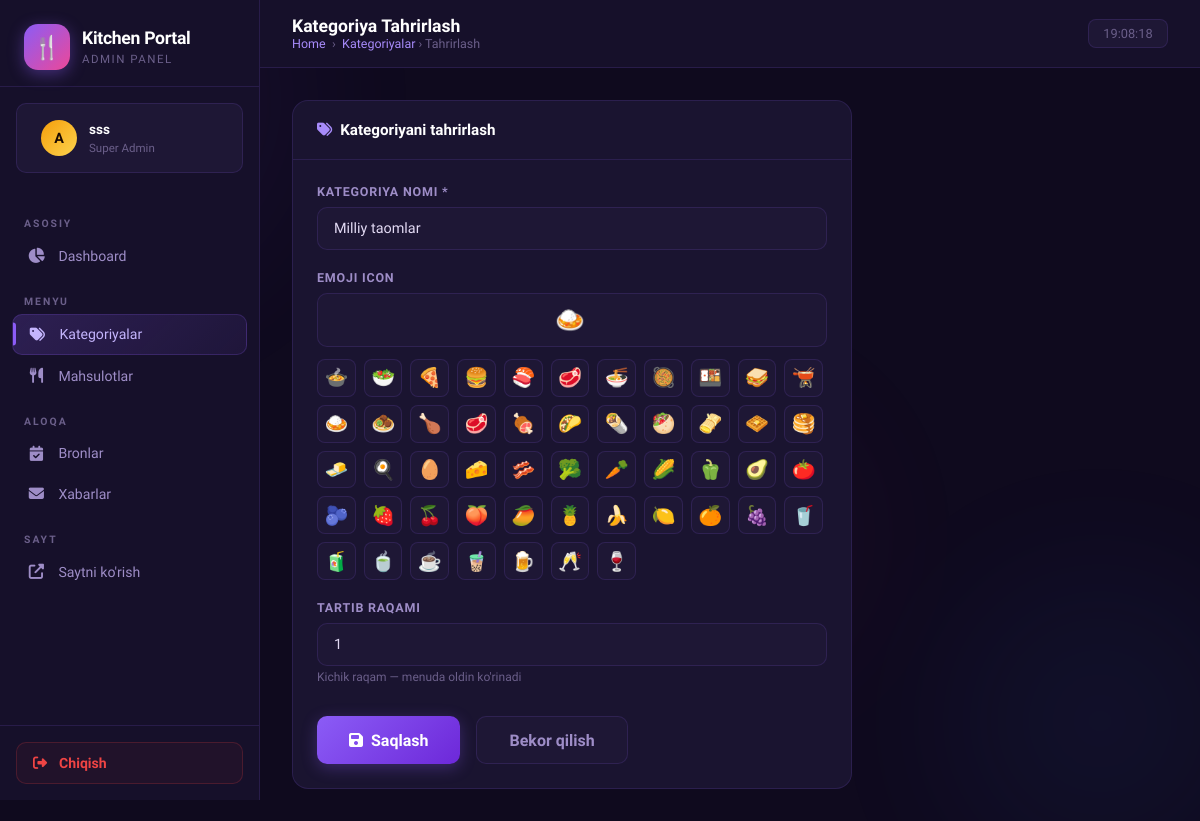
The app's page /kitchen-portal/categories/edit/2/ (signed in) with its own data.
### menu/models.py (models this page shows, shortened)
class Category(models.Model):
    name = models.CharField(max_length=100, verbose_name="Kategoriya nomi")
    slug = models.SlugField(unique=True, blank=True, verbose_name="Slug")
    icon = models.CharField(max_length=50, default="🍽️", verbose_name="Emoji icon")
    order = models.PositiveIntegerField(default=0, verbose_name="Tartib raqami")
    class Meta:
        verbose_name = "Kategoriya"
        verbose_name_plural = "Kategoriyalar"
        ordering = ['order', 'name']

### menu/admin_views.py (the view)
    def wrapper(request, *args, **kwargs):
        if not request.session.get('is_kitchen_admin'):
            return redirect('admin_login')
        return view_func(request, *args, **kwargs)

### menu/admin_views.py (called while the page is built, shortened)
def _admin_ctx(request):
    return {
        'sidebar_unread': ContactMessage.objects.filter(is_read=False).count(),
        'sidebar_pending_reservations': Reservation.objects.filter(
            status=Reservation.Status.PENDING
        ).count(),
    }

def admin_login_required(view_func):
    def wrapper(request, *args, **kwargs):
        if not request.session.get('is_kitchen_admin'):
            return redirect('admin_login')
        return view_func(request, *args, **kwargs)
    wrapper.__name__ = view_func.__name__
    return wrapper

@admin_login_required
def admin_category_edit(request, pk):
    category = get_object_or_404(Category, pk=pk)
    ctx = _admin_ctx(request)
    ctx.update({'action': 'edit', 'category': category})
    return render(request, 'admin_panel/category_form.html', ctx)

### templates/admin_panel/category_form.html (shortened to what this page needs)
{% extends 'admin_panel/base_admin.html' %}
{% block nav_categories %}active{% endblock %}
{% block page_title %}Kategoriya {% if action == 'edit' %}Tahrirlash{% else %}Qo'shish{% endif %}{% endblock %}
{% block breadcrumb %}<a href="{% url 'admin_categories' %}">Kategoriyalar</a> › {% if action == 'edit' %}Tahrirlash{% else %}Qo'shish{% endif %}{% endblock %}
{% block content %}
<div class="card animate-in" style="max-width:560px;">
  <div class="card-header">
    <div class="card-title">
      <i class="fas fa-tags" style="color:var(--purple2)"></i>
      {% if action == 'edit' %}Kategoriyani tahrirlash{% else %}Yangi kategoriya{% endif %}
    </div>
  </div>
  <div class="card-body">
    <form method="post">
      <div class="form-group">
        <label class="form-label">Kategoriya nomi *</label>
        <input type="text" name="name" class="form-control"
               value="{{ category.name|default:'' }}"
               placeholder="Masalan: Asosiy taomlar" required autofocus>
      </div>
      <div class="form-group">
        <label class="form-label">Emoji Icon</label>
        <input type="text" name="icon" class="form-control"
               value="{{ category.icon|default:'🍽️' }}"
               placeholder="🍽️" style="font-size:1.5rem;text-align:center;letter-spacing:4px;">
        <div style="margin-top:0.75rem;display:flex;flex-wrap:wrap;gap:0.5rem;">
          {% for emoji in "🍲🥗🍕🍔🍣🥩🍜🥘🍱🥪🫕🍛🧆🍗🥩🍖🌮🌯🥙🫔🧇🥞🧈🍳🥚🧀🥓🥦🥕🌽🫑🥑🍅🫐🍓🍒🍑🥭🍍🍌🍋🍊🍇🥤🧃🍵☕🧋🍺🥂🍷" %}
          <button type="button" onclick="document.querySelector('[name=icon]').value='{{ emoji }}'"
                  style="background:var(--bg3);border:1px solid var(--border);border-radius:8px;padding:0.4rem;cursor:pointer;font-size:1.2rem;transition:all 0.2s;"
                  onmouseover="this.style.background='var(--card2)'" onmouseout="this.style.background='var(--bg3)'">
            {{ emoji }}
          </button>
          {% endfor %}
        </div>
      </div>
      <div class="form-group">
        <label class="form-label">Tartib raqami</label>
        <input type="number" name="order" class="form-control"
               value="{{ category.order|default:0 }}"
               placeholder="0" min="0">
        <div style="font-size:0.75rem;color:var(--text3);margin-top:4px;">Kichik raqam — menuda oldin ko'rinadi</div>
      </div>
      <div style="display:flex;gap:1rem;margin-top:2rem;">
        <button type="submit" class="btn btn-primary btn-lg">
          <i class="fas fa-save"></i>
          {% if action == 'edit' %}Saqlash{% else %}Qo'shish{% endif %}
        </button>
        <a href="{% url 'admin_categories' %}" class="btn btn-ghost btn-lg">
          Bekor qilish
        </a>
      </div>
    </form>
  </div>
</div>
{% endblock %}

### templates/admin_panel/base_admin.html (style rules this page uses)
:root { --bg: #0F0A1E; --bg2: #16102A; --bg3: #1E1735; --card: #1A1430; --card2: #221B3D; --border: rgba(139,92,246,0.15); --border2: rgba(139,92,246,0.25); --purple: #8B5CF6; --purple2: #A78BFA; --purple3: #C4B5FD; --gold: #F59E0B; --gold2: #FCD34D; --green: #10B981; --red: #EF4444; --blue: #3B82F6; --pink: #EC4899; --text: #E2D9F3; --text2: #9E8DC7; --text3: #6B5F8A; --sidebar-w: 260px; --radius: 16px; --radius-sm: 10px; --shadow: 0 8px 32px rgba(0,0,0,0.4); --shadow-purple: 0 8px 32px rgba(139,92,246,0.25); --transition: all 0.3s cubic-bezier(0.4,0,0.2,1); --spring: all 0.5s cubic-bezier(0.34,1.56,0.64,1); }
*, *::before, *::after { margin:0; padding:0; box-sizing:border-box; }
html { scroll-behavior: smooth; }
body { font-family: 'Plus Jakarta Sans', sans-serif; background: var(--bg); color: var(--text); display: flex; min-height: 100vh; overflow-x: hidden; }
.breadcrumb-mini a { color: var(--purple2); text-decoration: none; }
.card { background: var(--card); border: 1px solid var(--border); border-radius: var(--radius); overflow: hidden; transition: var(--transition); }
.card-header { padding: 1.25rem 1.5rem; border-bottom: 1px solid var(--border); display: flex; align-items: center; justify-content: space-between; }
.card-title { font-size: 0.95rem; font-weight: 700; color: white; display: flex; align-items: center; gap: 0.5rem; }
.card-body { padding: 1.5rem; }
.btn { display: inline-flex; align-items: center; gap: 0.5rem; padding: 0.65rem 1.25rem; border-radius: var(--radius-sm); font-size: 0.88rem; font-weight: 600; cursor: pointer; transition: var(--spring); border: none; text-decoration: none; font-family: 'Plus Jakarta Sans', sans-serif; }
.btn-primary { background: linear-gradient(135deg, var(--purple), #6D28D9); color: white; box-shadow: 0 4px 16px rgba(139,92,246,0.3); }
.btn-ghost { background: var(--bg3); color: var(--text2); border: 1px solid var(--border); }
.btn-lg { padding: 0.85rem 2rem; font-size: 1rem; }
.form-group { margin-bottom: 1.25rem; }
.form-label { display: block; font-size: 0.78rem; font-weight: 700; color: var(--text2); text-transform: uppercase; letter-spacing: 0.8px; margin-bottom: 0.5rem; }
.form-control { width: 100%; background: var(--bg3); border: 1.5px solid var(--border); border-radius: var(--radius-sm); padding: 0.75rem 1rem; color: var(--text); font-size: 0.9rem; font-family: 'Plus Jakarta Sans', sans-serif; transition: var(--transition); outline: none; }
.form-control::placeholder { color: var(--text3); }
.animate-in { animation: animIn 0.5s cubic-bezier(0.34,1.56,0.64,1) both; }
.animate-in:nth-child(1) { animation-delay: 0.05s; }

### records on screen
Category: name "Milliy taomlar", icon "🍛", order "1"

### other values on screen
{{ request.session.admin_username|default:"Admin" }} "sss"
{{ emoji }} "🍲" "🥗" "🍕" "🍔" "🍣" "🥩" "🍜" "🥘" "🍱" "🥪" "🫕" "🍛" "🧆" "🍗" "🥩" "🍖" "🌮" "🌯" "🥙" "🫔" "🧇" "🥞" "🧈" "🍳" "🥚" "🧀" "🥓" "🥦" "🥕" "🌽" "🫑" "🥑" "🍅" "🫐" "🍓" "🍒" "🍑" "🥭" "🍍" "🍌" "🍋" "🍊" "🍇" "🥤" "🧃" "🍵" "☕" "🧋" "🍺" "🥂" "🍷"
